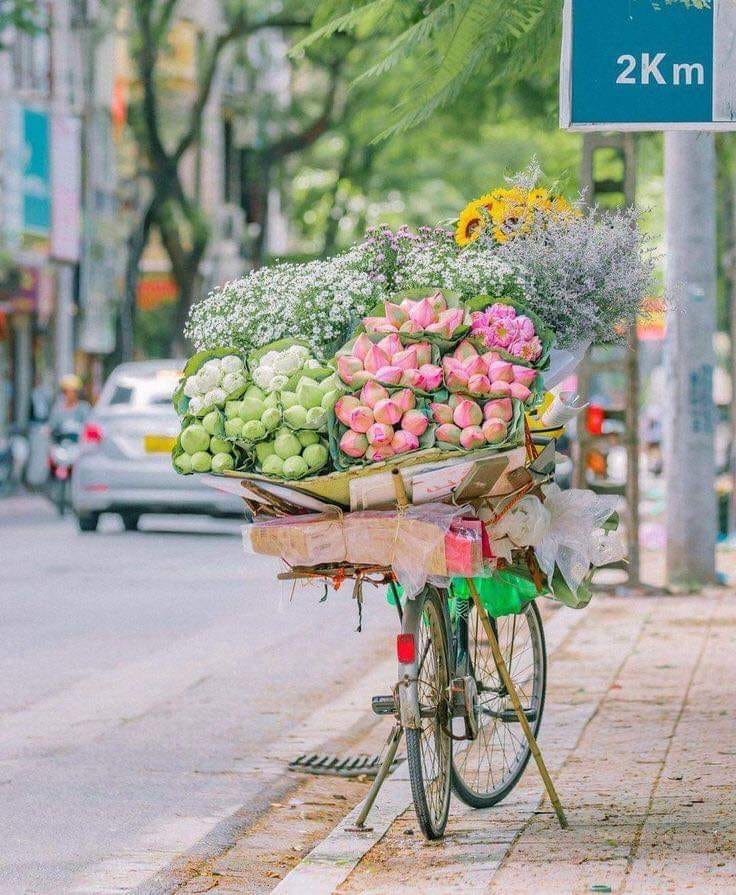
#> input picture Images/image1.jpg, 736 x 895 px, found by its file name
$ python part1.py
#> lines starting #> are read from the running program, lines starting #| are printed output that depends on the picture; after the words box and inside, x2 and y2 are one past the last pixel; in counts of white or black regions, pixels touching at a corner belong together
from PIL import Image
import numpy as np


def reduce_intensity_levels(image_path, desired_levels):
    # Open the image , Convert image to grayscale , Convert the image to a NumPy array
    # Calculate the factor to reduce intensity levels
    # Apply intensity reduction ,Create a new image from the modified array

#> called with image_path = 'images/image1.jpg', desired_levels = 2
    img = Image.open(image_path)
#> img is the input picture: PIL image 736x895 RGB; mean R, G, B 156.1, 157.1, 146.9

    img_gray = img.convert('L')
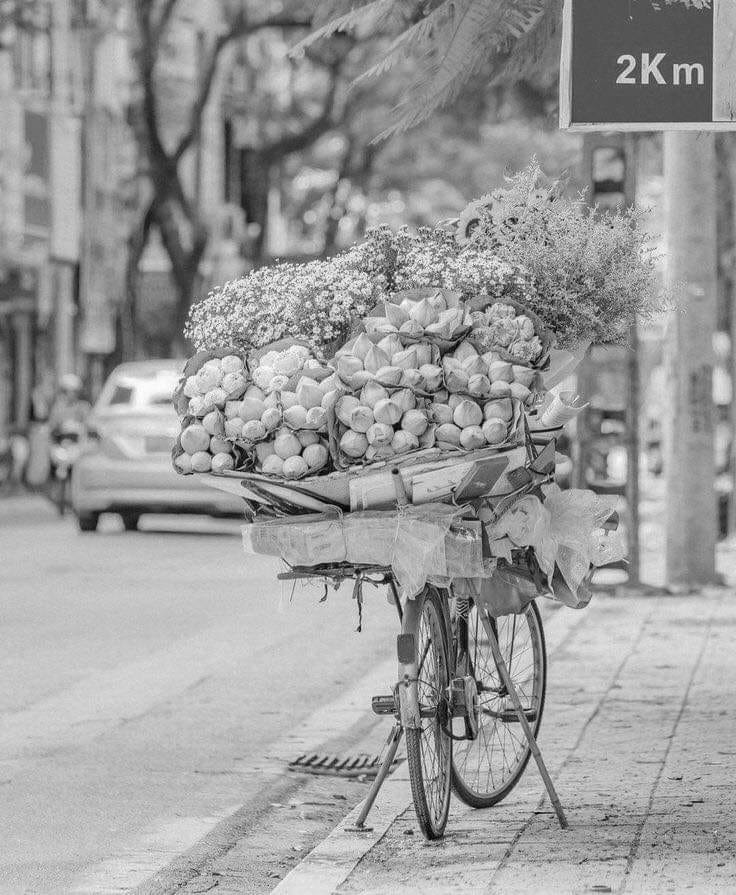
#> img_gray: PIL image 736x895 L; min 0, max 255, mean 155.6
    img_array = np.array(img_gray)
    factor = 256 // desired_levels
    img_reduced = (img_array // factor) * factor
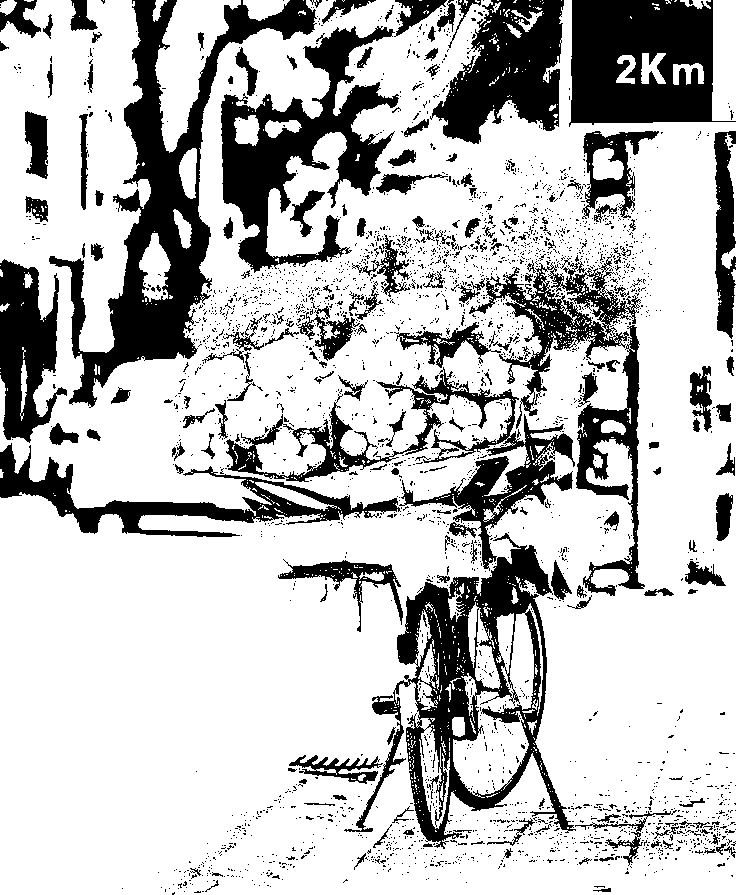
#> img_reduced: shape (895, 736); values 0 (black) and 128 (white), 74.9% white; 2924 black regions (2722 under 20 px), largest, box (x1, y1, x2, y2) and area: (49, 0, 317, 408) 23542, (344, 533, 576, 849) 19248, (569, 0, 736, 127) 15900
    img_result = Image.fromarray(img_reduced)
    img_result.show()


reduce_intensity_levels("images/image1.jpg", desired_levels=2)
